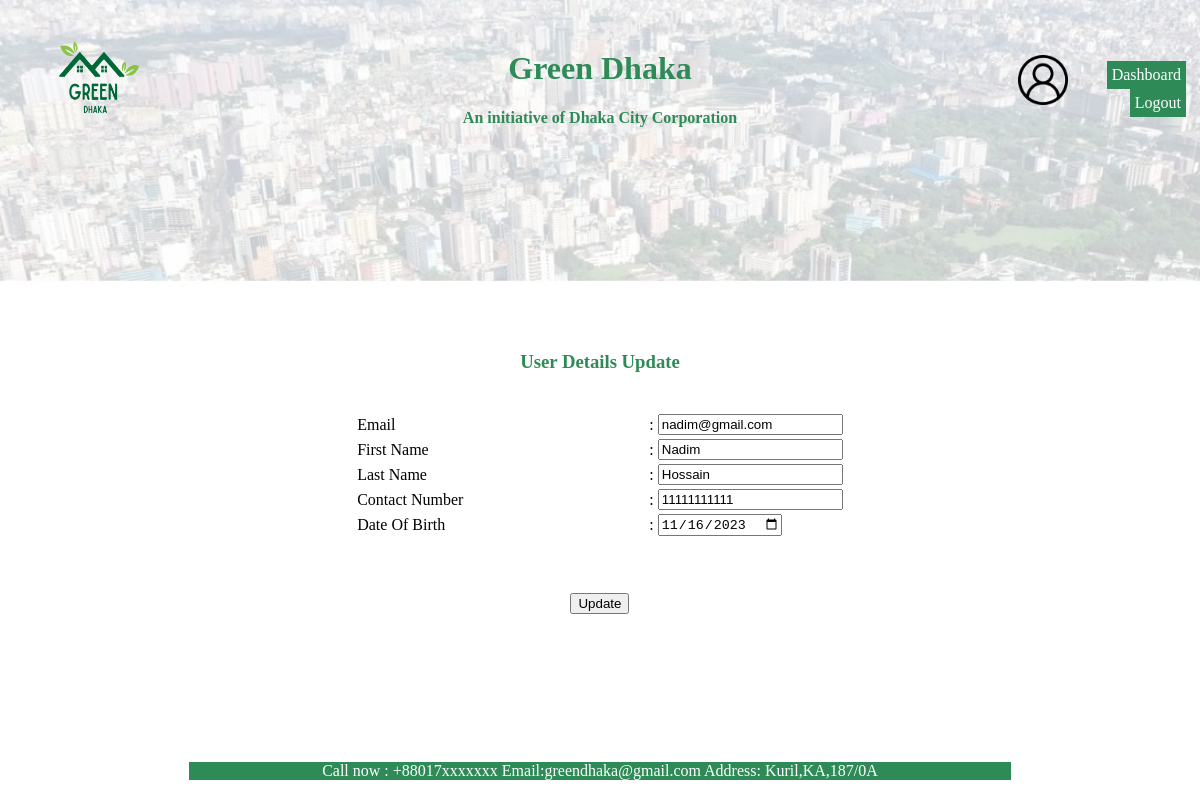
Page /View/adminCusUpdate.php?email=nadim@gmail.com (signed in) on the committed database.
### tables this page shows
CREATE TABLE `user` (
  `email` varchar(100) NOT NULL,
  `name1` varchar(100) NOT NULL,
  `name2` varchar(100) NOT NULL,
  `cnum` varchar(100) NOT NULL,
  `dob` date NOT NULL,
  `pass` varchar(20) NOT NULL,
  `cpass` varchar(20) NOT NULL
);

### Model/customer.php (called while the page is built, shortened)
<?php
    function searchCustomer($email){
        $con = getConnection();
        $sql = "select * from user where email = '{$email}'";
        $status = mysqli_query($con, $sql);
        return $status;
    }
?>

### View/adminCusUpdate.php (the view, shortened to what this page needs)
<?php
    require_once('../Model/customer.php');
    if(isset($_GET['email'])){
    $email=$_GET['email'];}
	$cusgetdata=searchCustomer($email);
    if($cusgetdata != null){
        while($data = mysqli_fetch_assoc($cusgetdata)){
                $email = $data['email'];
                $name1 = $data['name1'];
                $name2 = $data['name2'];
                $cnum = $data['cnum'];
                $dob = $data['dob'];
            }
    }
?>
    <link rel="stylesheet" href="../Asset/styleAdmin.css">
    <form method="post" action="../Controller/cusupdate.php">
    <table border="0" width = "100%" height = "100%">
            <tr >
                <td height="5%" width="15%" align="center">
                    <img src="../Images/logo.png" height="100" width="100" alt="Green Dhaka Logo">
                </td>
                <td align="center" height="5%"width="70%">
                    <h1 style="color:SeaGreen;">  </h1> <br>
                    <h1 style="color:SeaGreen;"> Green Dhaka </h1>
                    <h4 style="color:SeaGreen;"> An initiative of Dhaka City Corporation </h4>
                </td>
                <td >
                <table border="0" align="center">
                    <tr>
                        <td> <img src="../Images/user.png" height="50" width="50" alt="User Logo">
                        </td>
                        <td align="right"> <br>
                             <a href="adminDashboard.php">Dashboard</a>
                             <a href="../Controller/logout.php"> Logout <a>
                        </td>
                    </tr>
                </table>
                </td>
            </tr>
            <tr>
                <td colspan="3" align="center" height ="8%">
                </td>
            </tr>
            <tr>
            <td>
            </td>
                <td align ="center">
                <h3 style="color:SeaGreen;"> <b> User Details Update </b> </h3>
                <br>
                <table border="0" align ="center">
                <tr align ="left">
                    <td width="60%"> Email
                    </td>
                    <td>:
                    </td>
                    <td>
                   <input type="email" name="upemail" value="<?php echo $email; ?> "><br>
                    </td>
                </tr>
                <tr align ="left">
                    <td width="60%"> First Name
                    </td>
                    <td>:
                    </td>
                    <td>
                   <input type="text" name="upfirstName" value="<?php echo $name1; ?> "><br>
                    </td>
                </tr>
                <tr align ="left">
                    <td width="60%">  Last Name
                    </td>
                    <td>:
                    </td>
                    <td>
                    <input type="text" name="uplastName" value="<?php echo $name2; ?>"><br>
                    </td>
                </tr>
                <tr align ="left">
                    <td width="60%"> Contact Number
                    </td>
                    <td>:
                    </td>
                    <td>
                     <input type="text" name="upcontactNumber" value="<?php echo $cnum; ?>"><br>
                    </td>
                </tr>
                <tr align ="left">
                    <td width="60%">  Date Of Birth
                    </td>
                    <td>:
                    </td>
                    <td>
                     <input type="Date" name="updob" value="<?php echo $dob; ?>"><br>
                    </td>
                </tr>
                </table>
                <br>
               <br><br>
                <input type="submit" value="Update">
                <br>
                </td>
                <td>
            </td>
            </tr>
            <tr height ="5%" align="center">
                <td>
                </td>
                <td>
                <p style="color:white;background-color:SeaGreen;"> Call now : +88017xxxxxxx Email:greendhaka@gmail.com Address: Kuril,KA,187/0A </p>
                </td>
                <td>
                </td>
            </tr>
    </table>
    </form>

### Asset/styleAdmin.css (style rules this page uses)
a:link { background-color: SeaGreen; color: white; padding: 5px 5px; text-align: center; text-decoration: none; display: inline-block; }

### rows in the picture
user: upemail "nadim@gmail.com", upfirstName "Nadim", uplastName "Hossain", upcontactNumber "11111111111", updob "11/16/2023"
